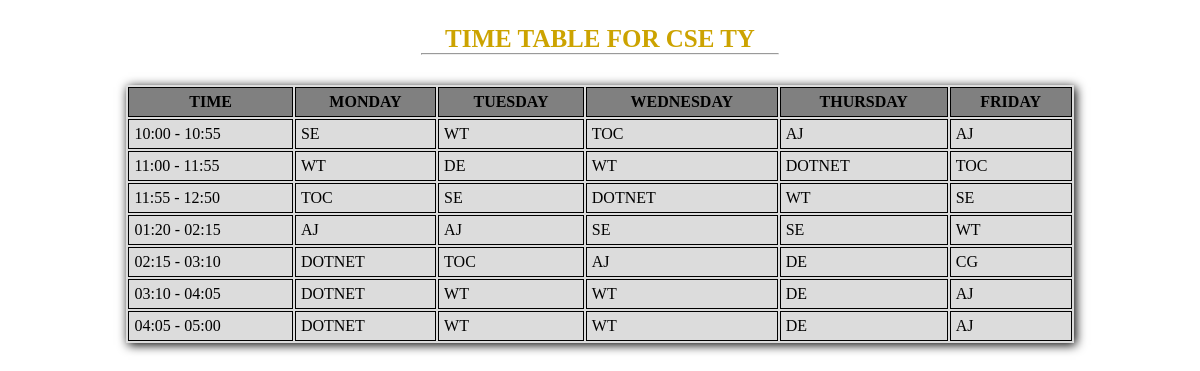
Screenshot of /timetable.php with the database file from the repository.
### tables this page shows
CREATE TABLE `timetable` (
  `SrNo` int(1) NOT NULL,
  `Time` varchar(15) NOT NULL,
  `Monday` varchar(15) NOT NULL,
  `Tuesday` varchar(15) NOT NULL,
  `Wednesday` varchar(15) NOT NULL,
  `Thrusday` varchar(15) NOT NULL,
  `Friday` varchar(15) NOT NULL
);

### timetable.php (the view, shortened to what this page needs)
<!DOCTYPE html>
<html lang="en">
<head>
	<link rel="stylesheet" href="Addons/attendance.css">
</head>
<body>
	<p class="patten">Time Table for  CSE TY</p>
    <hr class="hratten">
	<?php
		$user = 'root';
		$pass = '';
		$db = 'students';
		$conn = new mysqli('localhost', $user, $pass, $db) or die("Unable to connect to server".$db);
		$get_all = "select * from timetable";
		$data = mysqli_query($conn, $get_all) or die("No records found.");
		echo "<div class=\"table\"><table><tr><th>Time</th><th>Monday</th><th>Tuesday</th><th>Wednesday</th><th>Thursday</th><th>Friday</th>";
		while($row = mysqli_fetch_assoc($data)) {
			echo "<tr><td>".$row["Time"]."</td><td>".$row["Monday"]."</td><td>".$row["Tuesday"]."</td><td>".$row["Wednesday"]."</td><td>".$row["Thrusday"]."</td><td>".$row["Friday"]."</td></tr>";
		}
		echo "</table></div>";
	?>
</body>
</html>

### Addons/attendance.css (style rules this page uses)
p.patten { font-family: cursive; font-size: 25px; font-weight: 700; text-align: center; margin-bottom:0; color:#cca300; text-shadow: 1px 1px 1px white; text-transform: uppercase; }
hr.hratten { width:30%; margin:auto; box-shadow: 1px 1px 1px white; }
.table table { width:80%; margin-right: auto; margin-left: auto; margin-top: 30px; margin-bottom: 30px; box-shadow:2px 2px 10px black; background-color:#DCDCDC; }
.table th { background-color:#808080; }
.table td,.table th { border:1px solid black; padding:5px; text-transform: uppercase; }

### rows the page displays
timetable: Time "10:00 - 10:55", Monday "SE", Tuesday "WT", Wednesday "TOC", Thrusday "AJ", Friday "AJ"
timetable: Time "11:00 - 11:55", Monday "WT", Tuesday "DE", Wednesday "WT", Thrusday "DOTNET", Friday "TOC"
timetable: Time "11:55 - 12:50", Monday "TOC", Tuesday "SE", Wednesday "DOTNET", Thrusday "WT", Friday "SE"
timetable: Time "01:20 - 02:15", Monday "AJ", Tuesday "AJ", Wednesday "SE", Thrusday "SE", Friday "WT"
timetable: Time "02:15 - 03:10", Monday "DOTNET", Tuesday "TOC", Wednesday "AJ", Thrusday "DE", Friday "CG"
timetable: Time "03:10 - 04:05", Monday "DOTNET", Tuesday "WT", Wednesday "WT", Thrusday "DE", Friday "AJ"
timetable: Time "04:05 - 05:00", Monday "DOTNET", Tuesday "WT", Wednesday "WT", Thrusday "DE", Friday "AJ"
